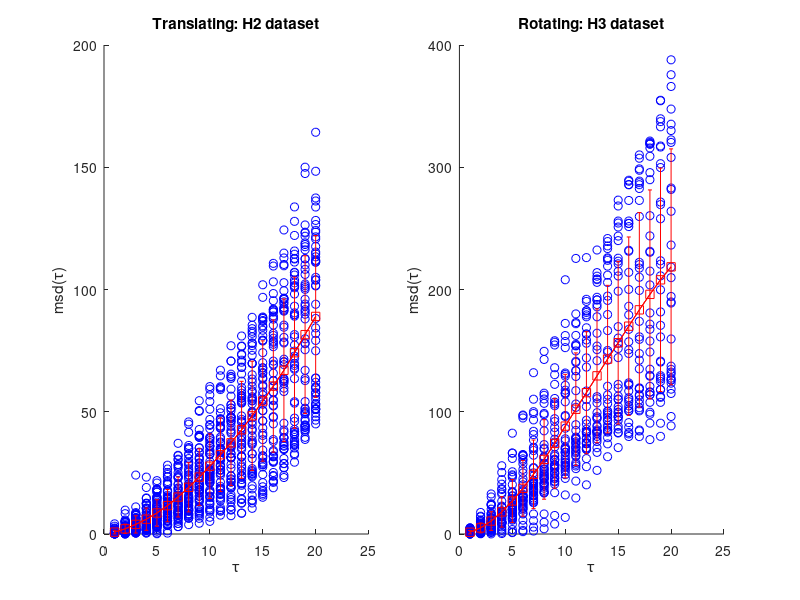

This chart was generated by the following MATLAB code: (Note: a time limit stopped this script after it produced the figure.)
%% Compute MSD for tracked MBRs
close all
clear all
load('2Htrackstat.mat')
% H2angle (in deg)
% H2xy (in microns)

x = H2xy(:,1);
y = H2xy(:,2);

tau = 1;

figure('Position',[114 461 1230 454]);
subplot(1,2,1)
for tau = 1:20
    msd{tau} = sum((H2xy(end:-1:1+tau,:) - H2xy(end-tau:-1:1,:)).^2,2);
    meanval(tau) = mean(msd{tau});
    stddev(tau) = std(msd{tau});

    hold on
    plot(tau,msd{tau},'ob')
    
end

plot(1:tau,meanval,'s-r')
errorbar(1:tau,meanval,stddev,'r')


xlabel('\tau')
ylabel('msd(\tau)')
title('Translating: H2 dataset')

H2 = struct('xy',H2xy,'msd',msd,'meanval',meanval,'stddev',stddev);


load('H3trackstat.mat')
% H3angle (in deg)
% H3xy (in microns)
subplot(1,2,2)
for tau = 1:20
    msd{tau} = sum((H3xy(end:-1:1+tau,:) - H3xy(end-tau:-1:1,:)).^2,2);
    meanval(tau) = mean(msd{tau});
    stddev(tau) = std(msd{tau});
    hold on
    plot(tau,msd{tau},'ob')
    
end

plot(1:tau,meanval,'s-r')
errorbar(1:tau,meanval,stddev,'r')

xlabel('\tau')
ylabel('msd(\tau)')
title('Rotating: H3 dataset')
H3 = struct('xy',H3xy,'msd',msd,'meanval',meanval,'stddev',stddev);

print(gcf,'-djpeg','msd.jpg')


%% 
figure('Position',[114 461 1230 454])
ax(1) = subplot(1,2,1);
%hold on
loglog(1:tau,H2(1).meanval,'s-r')
%keyboard
hold on
for i = 1:tau
    loglog(i,H2(i).msd,'ob');
end


xlabel('\tau')
ylabel('msd(\tau)')
title('Translating: H2 dataset')

ax(2) = subplot(1,2,2);
loglog(1:tau,H3(1).meanval,'s-r')
hold on
for i = 1:tau
    loglog(i,H3(i).msd,'ob');
end

xlabel('\tau')
ylabel('msd(\tau)')
title('Rotating: H3 dataset')
linkaxes([ax(1),ax(2)],'xy')
print(gcf,'-djpeg','msdloglog.jpg')
